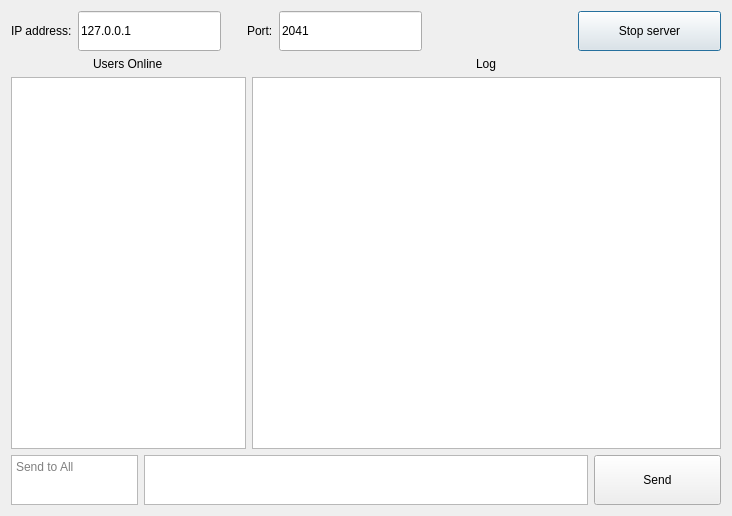
<?xml version="1.0" encoding="UTF-8"?>
<ui version="4.0">
 <class>Dialog</class>
 <widget class="QDialog" name="Dialog">
  <property name="geometry">
   <rect>
    <x>0</x>
    <y>0</y>
    <width>732</width>
    <height>516</height>
   </rect>
  </property>
  <property name="windowTitle">
   <string>Server</string>
  </property>
  <layout class="QVBoxLayout" name="verticalLayout">
   <item>
    <layout class="QHBoxLayout" name="horizontalLayout">
     <item>
      <widget class="QLabel" name="label">
       <property name="sizePolicy">
        <sizepolicy hsizetype="Preferred" vsizetype="Fixed">
         <horstretch>0</horstretch>
         <verstretch>0</verstretch>
        </sizepolicy>
       </property>
       <property name="maximumSize">
        <size>
         <width>16777215</width>
         <height>40</height>
        </size>
       </property>
       <property name="text">
        <string>IP address:</string>
       </property>
      </widget>
     </item>
     <item>
      <widget class="QLineEdit" name="leHost">
       <property name="sizePolicy">
        <sizepolicy hsizetype="Expanding" vsizetype="Ignored">
         <horstretch>0</horstretch>
         <verstretch>0</verstretch>
        </sizepolicy>
       </property>
       <property name="maximumSize">
        <size>
         <width>16777215</width>
         <height>40</height>
        </size>
       </property>
       <property name="text">
        <string>127.0.0.1</string>
       </property>
      </widget>
     </item>
     <item>
      <spacer name="horizontalSpacer">
       <property name="orientation">
        <enum>Qt::Horizontal</enum>
       </property>
       <property name="sizeType">
        <enum>QSizePolicy::Fixed</enum>
       </property>
       <property name="sizeHint" stdset="0">
        <size>
         <width>20</width>
         <height>20</height>
        </size>
       </property>
      </spacer>
     </item>
     <item>
      <widget class="QLabel" name="label_2">
       <property name="sizePolicy">
        <sizepolicy hsizetype="Preferred" vsizetype="Fixed">
         <horstretch>0</horstretch>
         <verstretch>0</verstretch>
        </sizepolicy>
       </property>
       <property name="maximumSize">
        <size>
         <width>16777215</width>
         <height>40</height>
        </size>
       </property>
       <property name="text">
        <string>Port:</string>
       </property>
      </widget>
     </item>
     <item>
      <widget class="QLineEdit" name="lePort">
       <property name="sizePolicy">
        <sizepolicy hsizetype="Expanding" vsizetype="Ignored">
         <horstretch>0</horstretch>
         <verstretch>0</verstretch>
        </sizepolicy>
       </property>
       <property name="maximumSize">
        <size>
         <width>16777215</width>
         <height>40</height>
        </size>
       </property>
       <property name="text">
        <string>2041</string>
       </property>
      </widget>
     </item>
     <item>
      <spacer name="horizontalSpacer_2">
       <property name="orientation">
        <enum>Qt::Horizontal</enum>
       </property>
       <property name="sizeHint" stdset="0">
        <size>
         <width>150</width>
         <height>20</height>
        </size>
       </property>
      </spacer>
     </item>
     <item>
      <widget class="QPushButton" name="pbStartStop">
       <property name="sizePolicy">
        <sizepolicy hsizetype="Expanding" vsizetype="Fixed">
         <horstretch>0</horstretch>
         <verstretch>0</verstretch>
        </sizepolicy>
       </property>
       <property name="minimumSize">
        <size>
         <width>0</width>
         <height>40</height>
        </size>
       </property>
       <property name="maximumSize">
        <size>
         <width>16777215</width>
         <height>40</height>
        </size>
       </property>
       <property name="text">
        <string>Stop server</string>
       </property>
       <property name="checkable">
        <bool>false</bool>
       </property>
       <property name="checked">
        <bool>false</bool>
       </property>
       <property name="flat">
        <bool>false</bool>
       </property>
      </widget>
     </item>
    </layout>
   </item>
   <item>
    <layout class="QGridLayout" name="gridLayout">
     <item row="0" column="1" alignment="Qt::AlignHCenter">
      <widget class="QLabel" name="label_3">
       <property name="sizePolicy">
        <sizepolicy hsizetype="Preferred" vsizetype="Preferred">
         <horstretch>60</horstretch>
         <verstretch>0</verstretch>
        </sizepolicy>
       </property>
       <property name="text">
        <string>Log</string>
       </property>
      </widget>
     </item>
     <item row="1" column="1">
      <widget class="QListWidget" name="lwLog">
       <property name="sizePolicy">
        <sizepolicy hsizetype="Expanding" vsizetype="Expanding">
         <horstretch>2</horstretch>
         <verstretch>0</verstretch>
        </sizepolicy>
       </property>
       <property name="selectionMode">
        <enum>QAbstractItemView::NoSelection</enum>
       </property>
      </widget>
     </item>
     <item row="1" column="0">
      <widget class="QListWidget" name="lwUsers">
       <property name="sizePolicy">
        <sizepolicy hsizetype="Expanding" vsizetype="Expanding">
         <horstretch>1</horstretch>
         <verstretch>0</verstretch>
        </sizepolicy>
       </property>
       <property name="selectionMode">
        <enum>QAbstractItemView::ExtendedSelection</enum>
       </property>
       <property name="sortingEnabled">
        <bool>true</bool>
       </property>
      </widget>
     </item>
     <item row="0" column="0" alignment="Qt::AlignHCenter">
      <widget class="QLabel" name="label_4">
       <property name="sizePolicy">
        <sizepolicy hsizetype="Preferred" vsizetype="Preferred">
         <horstretch>30</horstretch>
         <verstretch>0</verstretch>
        </sizepolicy>
       </property>
       <property name="text">
        <string>Users Online</string>
       </property>
      </widget>
     </item>
    </layout>
   </item>
   <item>
    <layout class="QHBoxLayout" name="horizontalLayout_2">
     <item>
      <widget class="QPlainTextEdit" name="pteAdresses">
       <property name="sizePolicy">
        <sizepolicy hsizetype="Expanding" vsizetype="Fixed">
         <horstretch>20</horstretch>
         <verstretch>0</verstretch>
        </sizepolicy>
       </property>
       <property name="minimumSize">
        <size>
         <width>0</width>
         <height>50</height>
        </size>
       </property>
       <property name="maximumSize">
        <size>
         <width>16777215</width>
         <height>50</height>
        </size>
       </property>
       <property name="placeholderText">
        <string>Send to All</string>
       </property>
      </widget>
     </item>
     <item>
      <widget class="QPlainTextEdit" name="pteMessage">
       <property name="sizePolicy">
        <sizepolicy hsizetype="Expanding" vsizetype="Fixed">
         <horstretch>70</horstretch>
         <verstretch>0</verstretch>
        </sizepolicy>
       </property>
       <property name="maximumSize">
        <size>
         <width>16777215</width>
         <height>50</height>
        </size>
       </property>
       <property name="cursor" stdset="0">
        <cursorShape>ArrowCursor</cursorShape>
       </property>
       <property name="mouseTracking">
        <bool>true</bool>
       </property>
       <property name="plainText">
        <string/>
       </property>
      </widget>
     </item>
     <item>
      <widget class="QPushButton" name="pbSend">
       <property name="sizePolicy">
        <sizepolicy hsizetype="Expanding" vsizetype="Fixed">
         <horstretch>20</horstretch>
         <verstretch>0</verstretch>
        </sizepolicy>
       </property>
       <property name="maximumSize">
        <size>
         <width>16777215</width>
         <height>50</height>
        </size>
       </property>
       <property name="text">
        <string>Send</string>
       </property>
      </widget>
     </item>
    </layout>
   </item>
  </layout>
 </widget>
 <layoutdefault spacing="6" margin="11"/>
 <resources/>
 <connections/>
</ui>
